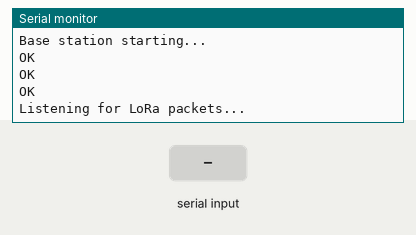
The sketch below on a simulated ESP32. Shown: the last lines printed to the serial monitor. The inputs (shaded band) are chosen by the test bench. The modem accepts every AT command (registered, SIM ready, sends succeed) and sends nothing else.

Above: at 2.8 s.
2.9 s: "1\n" received over the second serial link
At 3.3 s:
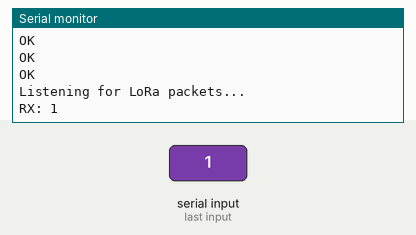
4.4 s: "0\n" received over the second serial link
At 5.6 s:
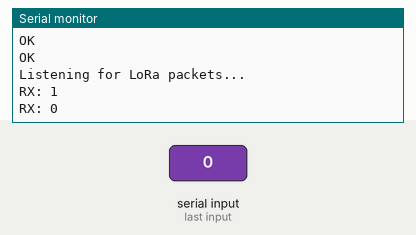
5.9 s: "2\n" received over the second serial link
At 6.8 s:
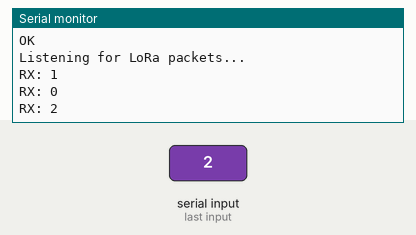

Measured:
- after the input at 2.9 s, the serial monitor: prints a new line at once (image 1)
- after the input at 4.4 s, the serial monitor: prints a new line at once (image 2)
- after the input at 5.9 s, the serial monitor: prints a new line at once (image 3)

The sketch:

sketch_may20a.ino
```cpp
#include <HardwareSerial.h>

HardwareSerial loraSerial(2);

void sendCommand(String cmd) {
  loraSerial.print(cmd + "\r\n");
  delay(200);

  while (loraSerial.available()) {
    Serial.write(loraSerial.read());
  }
}

void setup() {
  Serial.begin(115200);
  loraSerial.begin(115200, SERIAL_8N1, 16, 17);

  delay(1000);

  Serial.println("Base station starting...");

  sendCommand("AT");
  sendCommand("AT+ADDRESS=1");
  sendCommand("AT+BAND=915000000");
  //sendCommand("AT+PARAMETER=10,7,1,7");

  Serial.println("Listening for LoRa packets...");
}

void loop() {
  while (loraSerial.available()) {
    String incoming = loraSerial.readStringUntil('\n');
    incoming.trim();

    if (incoming.length() > 0) {
      Serial.println("RX: " + incoming);
    }
  }
}
```
